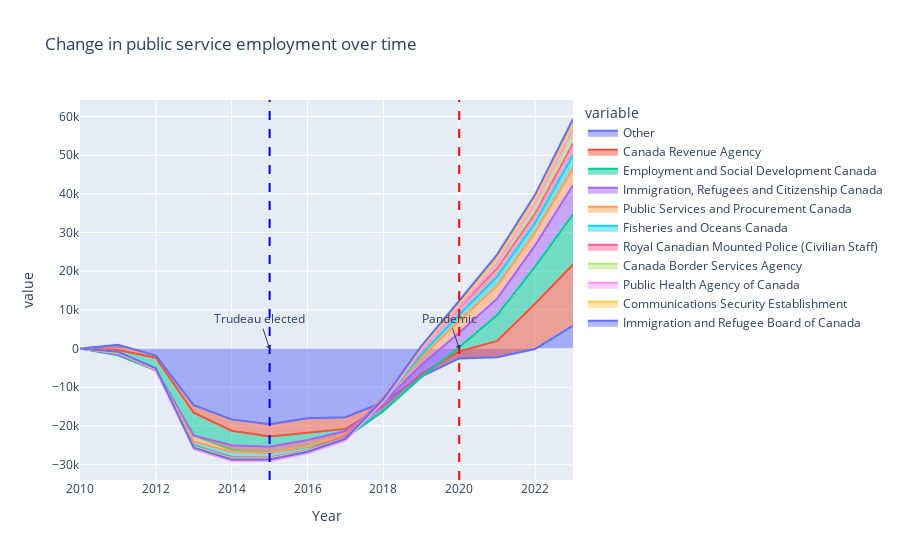

Notebook code for this chart:
### Code cell
# Same thing but with the top 10 departments by growth in absolute numbers
df = dfs["dept"]
df = df.drop(columns=['Universe'])

df_scaled = df.copy()
emp_2010 = df[df['Year'] == 2010]
emp_2010 = emp_2010.drop(columns=['Year']).set_index('Departments and Agencies')
df_scaled = df_scaled.merge(emp_2010, on='Departments and Agencies', how='left', suffixes=('', '_2010'))
df_scaled["Employees"] = df_scaled["Employees"] - df_scaled["Employees_2010"]

df_scaled = df_scaled.drop(columns=['Employees_2010'])

max_y = df_scaled["Employees"].max()
min_y = df_scaled["Employees"].min()

top_depts = df_scaled.query("Year == 2023").groupby(['Departments and Agencies']).sum().sort_values(by=['Employees'], ascending=False).head(10).index.tolist()

df = df_scaled
# group all but the top 10 departments into "other"
df["Departments and Agencies"] = df["Departments and Agencies"].apply(lambda x: x if x in top_depts else "Other")

# group by year and department
df = df.groupby(['Year', 'Departments and Agencies']).sum().reset_index()

# pivot to wide format
df = df.pivot(index='Year', columns='Departments and Agencies', values='Employees').reset_index()

# plot with plotly
import plotly.express as px

fig = px.area(df, x="Year", y=["Other"] + top_depts, title='Change in public service employment over time')

# Add a vertical line for Trudeau's election (2015)
fig.add_vline(x=2015, line_width=2, line_dash="dash", line_color="blue")
# Add a vertical line for the pandemic (2020)
fig.add_vline(x=2020, line_width=2, line_dash="dash", line_color="red")
# Label the lines
fig.add_annotation(x=2015, y=0, text="Trudeau elected", showarrow=True, arrowhead=1)
fig.add_annotation(x=2020, y=0, text="Pandemic", showarrow=True, arrowhead=1)
fig.show()

### Figure 1 — Plotly figure (JSON) as saved in the notebook; plotly's stock layout.template omitted (floating-point values rounded to 4 significant figures)
{"data": [{"fillpattern": {"shape": ""}, "hovertemplate": "variable=Other<br>Year=%{x}<br>value=%{y}<extra></extra>", "legendgroup": "Other", "line": {"color": "#636efa"}, "marker": {"symbol": "circle"}, "mode": "lines", "name": "Other", "orientation": "v", "showlegend": true, "stackgroup": "1", "type": "scatter", "x": [2010, 2011, 2012, 2013, 2014, 2015, 2016, 2017, 2018, 2019, 2020, 2021, 2022, 2023], "xaxis": "x", "y": [0, 966, -1815, -14633, -18312, -19553, -18051, -17773, -13836, -7234, -2567, -2247, -144, 5939], "yaxis": "y"}, {"fillpattern": {"shape": ""}, "hovertemplate": "variable=Canada Revenue Agency<br>Year=%{x}<br>value=%{y}<extra></extra>", "legendgroup": "Canada Revenue Agency", "line": {"color": "#EF553B"}, "marker": {"symbol": "circle"}, "mode": "lines", "name": "Canada Revenue Agency", "orientation": "v", "showlegend": true, "stackgroup": "1", "type": "scatter", "x": [2010, 2011, 2012, 2013, 2014, 2015, 2016, 2017, 2018, 2019, 2020, 2021, 2022, 2023], "xaxis": "x", "y": [0, -1363, -548, -1960, -2937, -3157, -3732, -2993, -1064, 692, 1803, 4210, 11717, 15803], "yaxis": "y"}, {"fillpattern": {"shape": ""}, "hovertemplate": "variable=Employment and Social Development Canada<br>Year=%{x}<br>value=%{y}<extra></extra>", "legendgroup": "Employment and Social Development Canada", "line": {"color": "#00cc96"}, "marker": {"symbol": "circle"}, "mode": "lines", "name": "Employment and Social Development Canada", "orientation": "v", "showlegend": true, "stackgroup": "1", "type": "scatter", "x": [2010, 2011, 2012, 2013, 2014, 2015, 2016, 2017, 2018, 2019, 2020, 2021, 2022, 2023], "xaxis": "x", "y": [0, -1351, -3256, -5966, -4915, -4305, -3700, -2283, -1273, -852, 1103, 6685, 9597, 12971], "yaxis": "y"}, {"fillpattern": {"shape": ""}, "hovertemplate": "variable=Immigration, Refugees and Citizenship Canada<br>Year=%{x}<br>value=%{y}<extra></extra>", "legendgroup": "Immigration, Refugees and Citizenship Canada", "line": {"color": "#ab63fa"}, "marker": {"symbol": "circle"}, "mode": "lines", "name": "Immigration, Refugees and Citizenship Canada", "orientation": "v", "showlegend": true, "stackgroup": "1", "type": "scatter", "x": [2010, 2011, 2012, 2013, 2014, 2015, 2016, 2017, 2018, 2019, 2020, 2021, 2022, 2023], "xaxis": "x", "y": [0, 244, 265, 98, 1175, 1633, 1835, 1713, 2241, 3112, 3744, 4239, 5496, 7506], "yaxis": "y"}, {"fillpattern": {"shape": ""}, "hovertemplate": "variable=Public Services and Procurement Canada<br>Year=%{x}<br>value=%{y}<extra></extra>", "legendgroup": "Public Services and Procurement Canada", "line": {"color": "#FFA15A"}, "marker": {"symbol": "circle"}, "mode": "lines", "name": "Public Services and Procurement Canada", "orientation": "v", "showlegend": true, "stackgroup": "1", "type": "scatter", "x": [2010, 2011, 2012, 2013, 2014, 2015, 2016, 2017, 2018, 2019, 2020, 2021, 2022, 2023], "xaxis": "x", "y": [0, 646, -61, -1595, -1772, -1647, -1678, -845, 249, 1982, 3153, 3346, 3439, 4375], "yaxis": "y"}, {"fillpattern": {"shape": ""}, "hovertemplate": "variable=Fisheries and Oceans Canada<br>Year=%{x}<br>value=%{y}<extra></extra>", "legendgroup": "Fisheries and Oceans Canada", "line": {"color": "#19d3f3"}, "marker": {"symbol": "circle"}, "mode": "lines", "name": "Fisheries and Oceans Canada", "orientation": "v", "showlegend": true, "stackgroup": "1", "type": "scatter", "x": [2010, 2011, 2012, 2013, 2014, 2015, 2016, 2017, 2018, 2019, 2020, 2021, 2022, 2023], "xaxis": "x", "y": [0, -155, -236, -865, -1201, -1301, -1258, -929, -21, 752, 1495, 2367, 2378, 3367], "yaxis": "y"}, {"fillpattern": {"shape": ""}, "hovertemplate": "variable=Royal Canadian Mounted Police (Civilian Staff)<br>Year=%{x}<br>value=%{y}<extra></extra>", "legendgroup": "Royal Canadian Mounted Police (Civilian Staff)", "line": {"color": "#FF6692"}, "marker": {"symbol": "circle"}, "mode": "lines", "name": "Royal Canadian Mounted Police (Civilian Staff)", "orientation": "v", "showlegend": true, "stackgroup": "1", "type": "scatter", "x": [2010, 2011, 2012, 2013, 2014, 2015, 2016, 2017, 2018, 2019, 2020, 2021, 2022, 2023], "xaxis": "x", "y": [0, -103, -40, -279, -185, 187, 321, 551, 990, 1314, 1772, 2186, 2440, 3136], "yaxis": "y"}, {"fillpattern": {"shape": ""}, "hovertemplate": "variable=Canada Border Services Agency<br>Year=%{x}<br>value=%{y}<extra></extra>", "legendgroup": "Canada Border Services Agency", "line": {"color": "#B6E880"}, "marker": {"symbol": "circle"}, "mode": "lines", "name": "Canada Border Services Agency", "orientation": "v", "showlegend": true, "stackgroup": "1", "type": "scatter", "x": [2010, 2011, 2012, 2013, 2014, 2015, 2016, 2017, 2018, 2019, 2020, 2021, 2022, 2023], "xaxis": "x", "y": [0, -11, 312, -180, -302, -285, -227, -691, -385, 71, 573, 826, 1043, 2122], "yaxis": "y"}, {"fillpattern": {"shape": ""}, "hovertemplate": "variable=Public Health Agency of Canada<br>Year=%{x}<br>value=%{y}<extra></extra>", "legendgroup": "Public Health Agency of Canada", "line": {"color": "#FF97FF"}, "marker": {"symbol": "circle"}, "mode": "lines", "name": "Public Health Agency of Canada", "orientation": "v", "showlegend": true, "stackgroup": "1", "type": "scatter", "x": [2010, 2011, 2012, 2013, 2014, 2015, 2016, 2017, 2018, 2019, 2020, 2021, 2022, 2023], "xaxis": "x", "y": [0, 97, -21, -637, -625, -614, -577, -566, -641, -421, -460, 481, 1454, 1411], "yaxis": "y"}, {"fillpattern": {"shape": ""}, "hovertemplate": "variable=Communications Security Establishment<br>Year=%{x}<br>value=%{y}<extra></extra>", "legendgroup": "Communications Security Establishment", "line": {"color": "#FECB52"}, "marker": {"symbol": "circle"}, "mode": "lines", "name": "Communications Security Establishment", "orientation": "v", "showlegend": true, "stackgroup": "1", "type": "scatter", "x": [2010, 2011, 2012, 2013, 2014, 2015, 2016, 2017, 2018, 2019, 2020, 2021, 2022, 2023], "xaxis": "x", "y": [0, 119, 233, 323, 419, 416, 410, 457, 609, 797, 1000, 1222, 1266, 1409], "yaxis": "y"}, {"fillpattern": {"shape": ""}, "hovertemplate": "variable=Immigration and Refugee Board of Canada<br>Year=%{x}<br>value=%{y}<extra></extra>", "legendgroup": "Immigration and Refugee Board of Canada", "line": {"color": "#636efa"}, "marker": {"symbol": "circle"}, "mode": "lines", "name": "Immigration and Refugee Board of Canada", "orientation": "v", "showlegend": true, "stackgroup": "1", "type": "scatter", "x": [2010, 2011, 2012, 2013, 2014, 2015, 2016, 2017, 2018, 2019, 2020, 2021, 2022, 2023], "xaxis": "x", "y": [0, 80, 62, 36, -15, -44, -25, 33, 89, 415, 744, 995, 1116, 1306], "yaxis": "y"}], "layout": {"annotations": [{"arrowhead": 1, "showarrow": true, "text": "Trudeau elected", "x": 2015, "y": 0}, {"arrowhead": 1, "showarrow": true, "text": "Pandemic", "x": 2020, "y": 0}], "legend": {"title": {"text": "variable"}, "tracegroupgap": 0}, "shapes": [{"line": {"color": "blue", "dash": "dash", "width": 2}, "type": "line", "x0": 2015, "x1": 2015, "xref": "x", "y0": 0, "y1": 1, "yref": "y domain"}, {"line": {"color": "red", "dash": "dash", "width": 2}, "type": "line", "x0": 2020, "x1": 2020, "xref": "x", "y0": 0, "y1": 1, "yref": "y domain"}], "title": {"text": "Change in public service employment over time"}, "xaxis": {"anchor": "y", "domain": [0, 1], "title": {"text": "Year"}}, "yaxis": {"anchor": "x", "domain": [0, 1], "title": {"text": "value"}}}}
